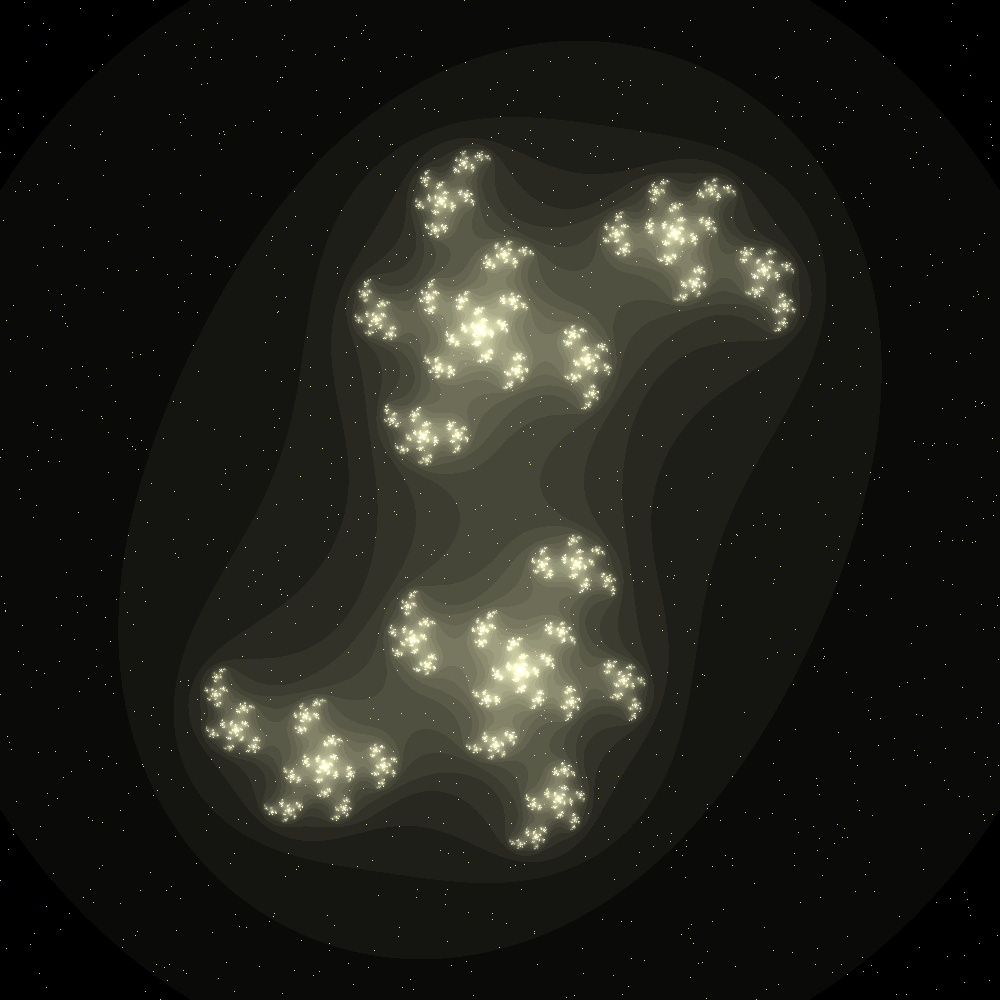

The script that saved this image:
"""
Mitchell Yu
Stars in the sky
(Julia Set)
I was messing around with the Julia Set, and I found that a lot of them looked very "nebula-like". I decided to go with this theme and also put the stars in the background
No sources
On my honor

"""

from PIL import Image
import random

xa, xb = -1.7,1.7
ya, yb = -1.7,1.7
imgx, imgy = 1000, 1000
maxIt = 256
exp = 2
c = complex(.4, .5)

image = Image.new("RGB", (imgx, imgy))

for y in range(imgy):
	cy = y*((yb-ya)/(imgy-1))+ya
	for x in range(imgx):
		cx = x*((xb-xa)/(imgx-1))+xa
		z = complex(cx, cy)
		for i in range(maxIt):
			if abs(z) >= 2.0:
				break
			z = z**exp+c
		j = random.randint(0,700)
		if j<1:
			k = random.randint(200,230)
			r= k
			g= k
			b=random.randint(150,200)
		else:
			r=i*10
			g=i*10
			b=i*8
		image.putpixel((x,y),(r,g,b))

image.save("stars_in_the_sky.png","PNG")